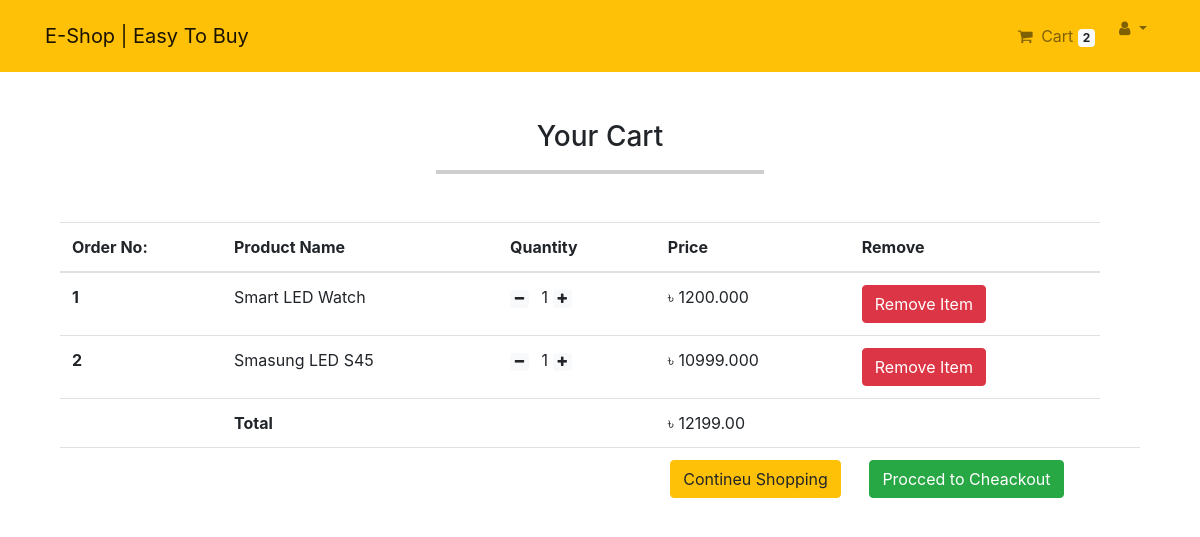
/order/cart/ (signed in), run on the app's committed database.
### App_login/models.py (models this page shows, shortened)
class User(AbstractBaseUser,PermissionsMixin):
    email=models.EmailField(unique=True, null=False)
    is_staff = models.BooleanField(
        ugettext_lazy('staff status'),
        default = False,
        help_text = ugettext_lazy('Designates whether the user can log in this site')
    )
    is_active = models.BooleanField(
        ugettext_lazy('active'),
        default=True,
        help_text=ugettext_lazy('Designates wether this user should be trated as active. Unseleted of deleting account')
    )
    USERNAME_FIELD='email'
    objects = MyUserManager()

### App_order/models.py (models this page shows, shortened)
class Order(models.Model):
    orderitem = models.ManyToManyField(Cart)
    user = models.ForeignKey(settings.AUTH_USER_MODEL, on_delete=models.CASCADE)
    ordered = models.BooleanField(default=False)
    created = models.DateTimeField(auto_now_add=True)
    paymentId = models.CharField(max_length=264, blank=True, null=True)
    orderId = models.CharField(max_length=200, blank=True, null=True)
    def get_totals(self):
        total = 0
        for order_item in self.orderitem.all():
            total += float(order_item.get_total())
        return total

class Cart(models.Model):
    user = models.ForeignKey(settings.AUTH_USER_MODEL, on_delete=models.CASCADE, related_name="cart")
    item = models.ForeignKey(Product, on_delete=models.CASCADE)
    quantity = models.IntegerField(default=1)
    purchased = models.BooleanField(default=False)
    created = models.DateTimeField(auto_now_add=True)
    updated = models.DateTimeField(auto_now=True)
    def get_total(self):
        total = self.item.price * self.quantity
        float_total = format(total,'0.3f')
        return float_total

### App_shop/models.py (models this page shows, shortened)
class Product(models.Model):
    mainimage = models.ImageField(upload_to="products")
    name = models.CharField(max_length=264)
    category = models.ForeignKey(Category, on_delete=models.CASCADE, related_name='category')
    preview_text = models.TextField(max_length=200, verbose_name='Preview Text')
    details_text = models.TextField(max_length=1000, verbose_name='Description')
    price = models.FloatField()
    old_price = models.FloatField(default=0.00)
    created_date = models.DateTimeField(auto_now_add=True)
    class Meta:
        ordering = ['-created_date',]

### App_order/views.py (the view)
# urls.py: path('cart/', views.Cart_View, name='cart_item'),
@login_required
def Cart_View(request):
    carts = Cart.objects.filter(user=request.user, purchased=False)
    orders = Order.objects.filter(user=request.user, ordered=False)
    if carts.exists() and orders.exists():
        order = orders[0]
        return render(request, 'App_order/cart.html', context={'carts':carts, 'order':order})
    else:
        messages.warning(request, "You don't have any item in your cart")
        return redirect('app_shop:home')

### App_order/templatetags/cart_tag.py (called while the page is built)
@register.filter
def cart_total(user):
    order = Order.objects.filter(user=user, ordered=False)
    if order.exists():
        return order[0].orderitem.count()
    else:
        return 0

### templates/App_order/cart.html (shortened to what this page needs)
{% extends 'base.html' %}
{% load static %}
{% block content_block %}
    <div class="container ">
         <div class="my-5 text-center">
             <h3>Your Cart</h3><hr width="30%" style="border:2px solid rgb(206, 206, 206)">
         </div>
         <table class="table table-hover">
             <thead>
                 <tr>
                     <th scope="col" width="15%">Order No: </th>
                     <th scope="col" >Product Name </th>
                     <th scope="col" >Quantity </th>
                     <th scope="col"  align="right">Price </th>
                     <th scope="col" >Remove </th>
                 </tr>
             </thead>
             <tbody>
                 {% for cart in carts %}
                 <tr>
                     <th scope="row">{{forloop.counter}} </th>
                     <td>{{cart.item.name}}</td>
                     <td>
                         <a href="{% url 'app_order:decrease' pk=cart.item.pk %}" class="mr-2"><span class="badge badge-light"><i class="fa fa-minus"></i></span></a>
                         {{cart.quantity}}
                         <a href="{% url 'app_order:increase' pk=cart.item.pk %}" class="mr-2"><span class="badge badge-light"><i class="fa fa-plus"></i></span></a>
                     </td>
                     <td >&#2547; {{cart.get_total}}</td>
                     <td><a href="{% url 'app_order:remove' pk=cart.item.pk %}" class="btn btn-danger"> Remove Item</a></td>
                 </tr>
                 {% endfor %}
                 <tr>
                     <th scope="row"></th>
                     <td colspan="2"><b>Total</b> </td>
                     <td >&#2547; {{order.get_totals | floatformat:2 }}</td>
                    <td></td>
                 </tr>
                 <tr>
                     <th scope="row"></th>
                     <td colspan="4" class="text-right">
                         <a href="{% url 'app_shop:home' %}" class="btn btn-warning mr-4">Contineu Shopping</a>
                         <a href="{% url 'app_payment:checkout' %}" class="btn btn-success mr-4 ">Procced to Cheackout</a>
                    </td>
                    <td></td>
                 </tr>
             </tbody>
         </table>
    </div>
{% endblock %}/

### templates/base.html (shortened to what this page needs)
<!DOCTYPE html>
{% load static %}
<html lang="en">
<head>
    <link href="https://maxcdn.bootstrapcdn.com/font-awesome/4.7.0/css/font-awesome.min.css" rel="stylesheet">
    <link rel="stylesheet" href="https://stackpath.bootstrapcdn.com/bootstrap/4.5.0/css/bootstrap.min.css" >
    <link rel="stylesheet" href="{% static 'home/home.css' %}">
    <link rel="stylesheet" href="{% static 'home/product.css' %}">
</head>
<body>
    {% include 'navbar.html' %}
<div class="container">
    {% block content_block %}
    {% endblock %}
</div>
  </body>
</body>
</html>

### templates/navbar.html (shortened to what this page needs)
{% load cart_tag %}
<nav class="navbar navbar-expand-lg navbar-light bg-warning">
    <div class="container">
        <a class="navbar-brand" href="{% url 'app_shop:home' %}">E-Shop | Easy To Buy </a>
       <div class="collapse navbar-collapse" id="navbarNav">
         <ul class="navbar-nav ml-auto ">
           {% if request.user.is_authenticated %}
           <li class="nav-item m-2">
             <a href="{% url 'app_order:cart_item' %}" class="nav-link">
              <i class="fa fa-shopping-cart pr-1"></i> Cart
              <span class="badge badge-light">{{request.user | cart_total}}</span>
             </a>
           </li>
           <li class="nav-item dropdown">
            <a href="" class="nav-link dropdown-toggle" id="navbardropDropdown" role="button" aria-haspopup="true" data-toggle="dropdown" aria-expanded="false"> <i class="fa solid fa-user "></i> {{request.user.profile.username}}
          </a>
           </li>
           {% endif %}
         </ul>
       </div>
    </div>
</nav>

### data on the page
User: user|cart_total "2"
Cart: item.name "Smart LED Watch", quantity "1", get_total "1200.000"
Cart: item.name "Smasung LED S45", quantity "1", get_total "10999.000"
Order: get_totals "12199.00"
